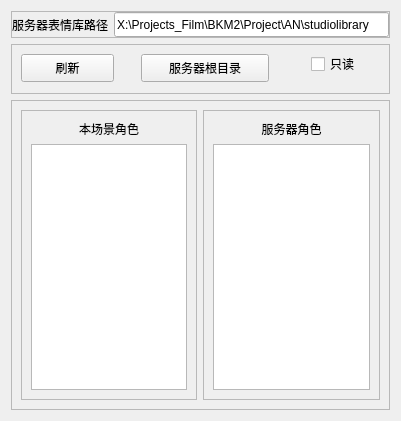
<?xml version="1.0" encoding="UTF-8"?>
<ui version="4.0">
 <class>server_Form</class>
 <widget class="QWidget" name="server_Form">
  <property name="geometry">
   <rect>
    <x>0</x>
    <y>0</y>
    <width>401</width>
    <height>421</height>
   </rect>
  </property>
  <property name="windowTitle">
   <string>服务器表情库</string>
  </property>
  <layout class="QVBoxLayout" name="verticalLayout">
   <item>
    <widget class="QFrame" name="name_frame">
     <property name="maximumSize">
      <size>
       <width>16777215</width>
       <height>30</height>
      </size>
     </property>
     <property name="frameShape">
      <enum>QFrame::StyledPanel</enum>
     </property>
     <property name="frameShadow">
      <enum>QFrame::Raised</enum>
     </property>
     <layout class="QGridLayout" name="gridLayout">
      <property name="leftMargin">
       <number>0</number>
      </property>
      <property name="topMargin">
       <number>0</number>
      </property>
      <property name="rightMargin">
       <number>0</number>
      </property>
      <property name="bottomMargin">
       <number>0</number>
      </property>
      <property name="horizontalSpacing">
       <number>5</number>
      </property>
      <property name="verticalSpacing">
       <number>0</number>
      </property>
      <item row="0" column="0">
       <widget class="QLabel" name="serverPath_label">
        <property name="text">
         <string>服务器表情库路径</string>
        </property>
       </widget>
      </item>
      <item row="0" column="1">
       <widget class="QLineEdit" name="serverPath_lineEdit">
        <property name="minimumSize">
         <size>
          <width>0</width>
          <height>25</height>
         </size>
        </property>
        <property name="maximumSize">
         <size>
          <width>16777215</width>
          <height>25</height>
         </size>
        </property>
        <property name="text">
         <string>X:\Projects_Film\BKM2\Project\AN\studiolibrary</string>
        </property>
        <property name="cursorPosition">
         <number>46</number>
        </property>
        <property name="placeholderText">
         <string extracomment="0">本地表情库路径</string>
        </property>
        <property name="cursorMoveStyle">
         <enum>Qt::VisualMoveStyle</enum>
        </property>
       </widget>
      </item>
     </layout>
    </widget>
   </item>
   <item>
    <widget class="QFrame" name="frame_2">
     <property name="minimumSize">
      <size>
       <width>0</width>
       <height>50</height>
      </size>
     </property>
     <property name="maximumSize">
      <size>
       <width>16777215</width>
       <height>50</height>
      </size>
     </property>
     <property name="frameShape">
      <enum>QFrame::StyledPanel</enum>
     </property>
     <property name="frameShadow">
      <enum>QFrame::Raised</enum>
     </property>
     <widget class="QPushButton" name="refresh_server_button">
      <property name="geometry">
       <rect>
        <x>10</x>
        <y>10</y>
        <width>93</width>
        <height>28</height>
       </rect>
      </property>
      <property name="text">
       <string>刷新</string>
      </property>
     </widget>
     <widget class="QPushButton" name="lib_server_root_button">
      <property name="geometry">
       <rect>
        <x>130</x>
        <y>10</y>
        <width>128</width>
        <height>28</height>
       </rect>
      </property>
      <property name="text">
       <string>服务器根目录</string>
      </property>
     </widget>
     <widget class="QCheckBox" name="readonly_server_checkBox">
      <property name="geometry">
       <rect>
        <x>300</x>
        <y>10</y>
        <width>61</width>
        <height>20</height>
       </rect>
      </property>
      <property name="text">
       <string>只读</string>
      </property>
     </widget>
    </widget>
   </item>
   <item>
    <widget class="QFrame" name="frame">
     <property name="frameShape">
      <enum>QFrame::StyledPanel</enum>
     </property>
     <property name="frameShadow">
      <enum>QFrame::Raised</enum>
     </property>
     <layout class="QGridLayout" name="gridLayout_2">
      <item row="0" column="0">
       <widget class="QScrollArea" name="scene_server_scrollArea">
        <property name="widgetResizable">
         <bool>true</bool>
        </property>
        <widget class="QWidget" name="scrollAreaWidgetContents">
         <property name="geometry">
          <rect>
           <x>0</x>
           <y>0</y>
           <width>172</width>
           <height>282</height>
          </rect>
         </property>
         <layout class="QVBoxLayout" name="verticalLayout_2">
          <item>
           <widget class="QLabel" name="scene_server_characters_label">
            <property name="text">
             <string>本场景角色</string>
            </property>
            <property name="alignment">
             <set>Qt::AlignCenter</set>
            </property>
           </widget>
          </item>
          <item>
           <widget class="QListWidget" name="scene_server_characters_textScrollList"/>
          </item>
         </layout>
        </widget>
       </widget>
      </item>
      <item row="0" column="1">
       <widget class="QScrollArea" name="server_scrollArea">
        <property name="widgetResizable">
         <bool>true</bool>
        </property>
        <widget class="QWidget" name="scrollAreaWidgetContents_2">
         <property name="geometry">
          <rect>
           <x>0</x>
           <y>0</y>
           <width>172</width>
           <height>282</height>
          </rect>
         </property>
         <layout class="QVBoxLayout" name="verticalLayout_3">
          <item>
           <widget class="QLabel" name="server_characters_label">
            <property name="text">
             <string>服务器角色</string>
            </property>
            <property name="alignment">
             <set>Qt::AlignCenter</set>
            </property>
           </widget>
          </item>
          <item>
           <widget class="QListWidget" name="server_characters_textScrollList">
            <property name="acceptDrops">
             <bool>false</bool>
            </property>
           </widget>
          </item>
         </layout>
        </widget>
       </widget>
      </item>
     </layout>
    </widget>
   </item>
  </layout>
 </widget>
 <resources/>
 <connections/>
</ui>
